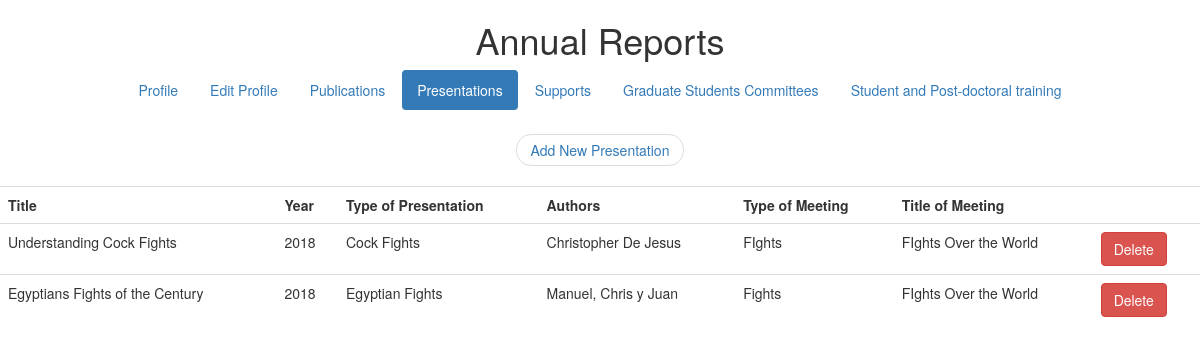
Page /presentaciones.php (signed in) on the committed database.
### tables this page shows
CREATE TABLE `presentaciones` (
  `year` int(4) DEFAULT NULL,
  `title` varchar(140) DEFAULT NULL,
  `titlemeeting` varchar(140) DEFAULT NULL,
  `typepres` varchar(140) DEFAULT NULL,
  `typemeeting` varchar(140) DEFAULT NULL,
  `UserNameID` int(9) NOT NULL DEFAULT '0',
  `present_id` int(11) NOT NULL AUTO_INCREMENT,
  `author` varchar(140) DEFAULT NULL,
  PRIMARY KEY (`present_id`)
);

### presentaciones.php (the view, shortened to what this page needs)
<?php
$servername = "localhost";
$username = "cdejesus";
$password = "chrisoname@gmail.com";
$dbname = "informes";
$con = new mysqli($servername, $username, $password, $dbname);
?>
<!DOCTYPE html>
<html lang="en">
  <head>
    <link href="css/bootstrap.min.css" rel="stylesheet">
        <link rel="stylesheet" type="text/css" href="css/custom.css">
  </head>
<?php
function AllPres($con){
                $sql_temp = "Select * from presentaciones where UserNameID = %u;";
		$query = sprintf($sql_temp, $_SESSION['UserNameID']);
                $result = $con->query($query);
		echo "<table class='table'> ";
		echo "<th> Title </th>";
		echo "<th> Year </th>";
		echo "<th> Type of Presentation </th>";
		echo "<th> Authors </th>";
		echo "<th> Type of Meeting </th>";
		echo "<th> Title of Meeting </th>";
		echo "<th>  </th>";
		while($row = $result->fetch_assoc()) {
  			echo "<tr>";
			echo "<td>".$row["title"]."</td>" ;
			echo "<td>".$row["year"]."</td>" ;
			echo "<td>".$row["typepres"]."</td>" ;
			echo "<td>".$row["author"]."</td>" ;
			echo "<td>".$row["typemeeting"]."</td>" ;
			echo "<td>".$row["titlemeeting"]."</td>" ;
  		        echo "<td><form> <input type='number' name='present_id' value='".$row["present_id"]."' hidden><button type='submit' class='btn btn-danger' formmethod='post' formaction='conecDelPres.php' name='submit' value='submit'>Delete</button></form></td>";
			echo "</tr>" ;
        		}
		echo "</table>";
                }
?>
</body>
  <body>
<center>
   <h1>Annual Reports</h1>
<div class="row">
  <div class="span12 centered-pills">
     <ul class="nav nav-pills">
        <li role="presentation"><a href="profile.php">Profile</a></li>
        <li role="presentation"><a href="editprofile.php">Edit Profile</a></li>
	<li role="presentation" ><a href="publicaciones.php">Publications</a></li>
	<li role="presentation" class="active"><a href="presentaciones.php">Presentations</a></li>
	<li role="presentation"><a href="support.php">Supports</a></li>
	<li role="presentation"><a href="grad.php">Graduate Students Committees</a></li>
	<li role="presentation"><a href="training.php">Student and Post-doctoral training</a></li>
         </ul>
</div>
</div>
<nav>
  <ul class="pager">
    <li><a href="conecNewPres.php">Add New Presentation</a></li>
  </ul>
</nav>
<?php
AllPres($con);
?>
  </body>
</html>

### css/custom.css (style rules this page uses)
.centered-pills { text-align:center; }
.centered-pills ul.nav-pills { display:inline-block; }
.centered-pills li { display:inline; }
.centered-pills a { float:left; }

### rows in the picture
presentaciones: title "Understanding Cock Fights", year "2018", typepres "Cock Fights", author "Christopher De Jesus", typemeeting "FIghts", titlemeeting "FIghts Over the World"
presentaciones: title "Egyptians Fights of the Century", year "2018", typepres "Egyptian Fights", author "Manuel, Chris y Juan", typemeeting "Fights", titlemeeting "FIghts Over the World"
